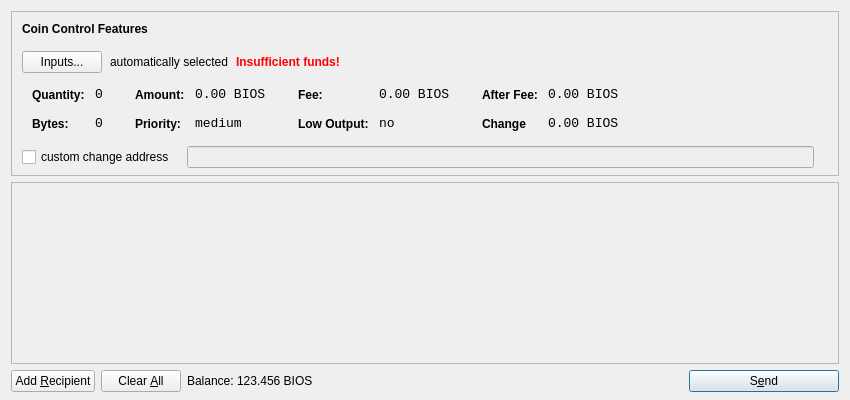
<?xml version="1.0" encoding="UTF-8"?>
<ui version="4.0">
 <class>SendCoinsDialog</class>
 <widget class="QDialog" name="SendCoinsDialog">
  <property name="geometry">
   <rect>
    <x>0</x>
    <y>0</y>
    <width>850</width>
    <height>400</height>
   </rect>
  </property>
  <property name="windowTitle">
   <string>Send Coins</string>
  </property>
  <layout class="QVBoxLayout" name="verticalLayout" stretch="0,1,0">
   <property name="bottomMargin">
    <number>8</number>
   </property>
   <item>
    <widget class="QFrame" name="frameCoinControl">
     <property name="sizePolicy">
      <sizepolicy hsizetype="Expanding" vsizetype="Expanding">
       <horstretch>0</horstretch>
       <verstretch>0</verstretch>
      </sizepolicy>
     </property>
     <property name="maximumSize">
      <size>
       <width>16777215</width>
       <height>16777215</height>
      </size>
     </property>
     <property name="frameShape">
      <enum>QFrame::StyledPanel</enum>
     </property>
     <property name="frameShadow">
      <enum>QFrame::Sunken</enum>
     </property>
     <layout class="QVBoxLayout" name="verticalLayoutCoinControl2">
      <property name="spacing">
       <number>6</number>
      </property>
      <property name="leftMargin">
       <number>0</number>
      </property>
      <property name="topMargin">
       <number>0</number>
      </property>
      <property name="rightMargin">
       <number>0</number>
      </property>
      <property name="bottomMargin">
       <number>6</number>
      </property>
      <item>
       <layout class="QVBoxLayout" name="verticalLayoutCoinControl" stretch="0,0,0,0,1">
        <property name="spacing">
         <number>0</number>
        </property>
        <property name="leftMargin">
         <number>10</number>
        </property>
        <property name="topMargin">
         <number>10</number>
        </property>
        <item>
         <layout class="QHBoxLayout" name="horizontalLayoutCoinControl1">
          <property name="bottomMargin">
           <number>15</number>
          </property>
          <item>
           <widget class="QLabel" name="labelCoinControlFeatures">
            <property name="sizePolicy">
             <sizepolicy hsizetype="Preferred" vsizetype="Maximum">
              <horstretch>0</horstretch>
              <verstretch>0</verstretch>
             </sizepolicy>
            </property>
            <property name="font">
             <font>
              <weight>75</weight>
              <bold>true</bold>
             </font>
            </property>
            <property name="styleSheet">
             <string notr="true">font-weight:bold;</string>
            </property>
            <property name="text">
             <string>Coin Control Features</string>
            </property>
           </widget>
          </item>
         </layout>
        </item>
        <item>
         <layout class="QHBoxLayout" name="horizontalLayoutCoinControl2" stretch="0,0,0,0">
          <property name="spacing">
           <number>8</number>
          </property>
          <property name="bottomMargin">
           <number>10</number>
          </property>
          <item>
           <widget class="QPushButton" name="pushButtonCoinControl">
            <property name="styleSheet">
             <string notr="true"/>
            </property>
            <property name="text">
             <string>Inputs...</string>
            </property>
           </widget>
          </item>
          <item>
           <widget class="QLabel" name="labelCoinControlAutomaticallySelected">
            <property name="text">
             <string>automatically selected</string>
            </property>
            <property name="margin">
             <number>5</number>
            </property>
           </widget>
          </item>
          <item>
           <widget class="QLabel" name="labelCoinControlInsuffFunds">
            <property name="font">
             <font>
              <weight>75</weight>
              <bold>true</bold>
             </font>
            </property>
            <property name="styleSheet">
             <string notr="true">color:red;font-weight:bold;</string>
            </property>
            <property name="text">
             <string>Insufficient funds!</string>
            </property>
            <property name="margin">
             <number>5</number>
            </property>
           </widget>
          </item>
          <item>
           <spacer name="horizontalSpacerCoinControl">
            <property name="orientation">
             <enum>Qt::Horizontal</enum>
            </property>
            <property name="sizeHint" stdset="0">
             <size>
              <width>40</width>
              <height>1</height>
             </size>
            </property>
           </spacer>
          </item>
         </layout>
        </item>
        <item>
         <widget class="QWidget" name="widgetCoinControl" native="true">
          <property name="sizePolicy">
           <sizepolicy hsizetype="Preferred" vsizetype="Preferred">
            <horstretch>0</horstretch>
            <verstretch>0</verstretch>
           </sizepolicy>
          </property>
          <property name="minimumSize">
           <size>
            <width>0</width>
            <height>0</height>
           </size>
          </property>
          <property name="styleSheet">
           <string notr="true"/>
          </property>
          <layout class="QHBoxLayout" name="horizontalLayoutCoinControl5">
           <property name="leftMargin">
            <number>0</number>
           </property>
           <property name="topMargin">
            <number>0</number>
           </property>
           <property name="rightMargin">
            <number>0</number>
           </property>
           <property name="bottomMargin">
            <number>0</number>
           </property>
           <item>
            <layout class="QHBoxLayout" name="horizontalLayoutCoinControl3" stretch="0,0,0,1">
             <property name="spacing">
              <number>20</number>
             </property>
             <property name="topMargin">
              <number>0</number>
             </property>
             <property name="bottomMargin">
              <number>10</number>
             </property>
             <item>
              <layout class="QFormLayout" name="formLayoutCoinControl1">
               <property name="horizontalSpacing">
                <number>10</number>
               </property>
               <property name="verticalSpacing">
                <number>14</number>
               </property>
               <property name="leftMargin">
                <number>10</number>
               </property>
               <property name="topMargin">
                <number>4</number>
               </property>
               <property name="rightMargin">
                <number>6</number>
               </property>
               <item row="0" column="0">
                <widget class="QLabel" name="labelCoinControlQuantityText">
                 <property name="styleSheet">
                  <string notr="true">font-weight:bold;</string>
                 </property>
                 <property name="text">
                  <string>Quantity:</string>
                 </property>
                 <property name="margin">
                  <number>0</number>
                 </property>
                </widget>
               </item>
               <item row="0" column="1">
                <widget class="QLabel" name="labelCoinControlQuantity">
                 <property name="font">
                  <font>
                   <family>Monospace</family>
                   <pointsize>10</pointsize>
                  </font>
                 </property>
                 <property name="cursor">
                  <cursorShape>IBeamCursor</cursorShape>
                 </property>
                 <property name="contextMenuPolicy">
                  <enum>Qt::ActionsContextMenu</enum>
                 </property>
                 <property name="text">
                  <string>0</string>
                 </property>
                 <property name="margin">
                  <number>0</number>
                 </property>
                 <property name="textInteractionFlags">
                  <set>Qt::LinksAccessibleByMouse|Qt::TextSelectableByKeyboard|Qt::TextSelectableByMouse</set>
                 </property>
                </widget>
               </item>
               <item row="1" column="0">
                <widget class="QLabel" name="labelCoinControlBytesText">
                 <property name="styleSheet">
                  <string notr="true">font-weight:bold;</string>
                 </property>
                 <property name="text">
                  <string>Bytes:</string>
                 </property>
                </widget>
               </item>
               <item row="1" column="1">
                <widget class="QLabel" name="labelCoinControlBytes">
                 <property name="font">
                  <font>
                   <family>Monospace</family>
                   <pointsize>10</pointsize>
                  </font>
                 </property>
                 <property name="cursor">
                  <cursorShape>IBeamCursor</cursorShape>
                 </property>
                 <property name="contextMenuPolicy">
                  <enum>Qt::ActionsContextMenu</enum>
                 </property>
                 <property name="text">
                  <string>0</string>
                 </property>
                 <property name="textInteractionFlags">
                  <set>Qt::LinksAccessibleByMouse|Qt::TextSelectableByKeyboard|Qt::TextSelectableByMouse</set>
                 </property>
                </widget>
               </item>
              </layout>
             </item>
             <item>
              <layout class="QFormLayout" name="formLayoutCoinControl2">
               <property name="horizontalSpacing">
                <number>10</number>
               </property>
               <property name="verticalSpacing">
                <number>14</number>
               </property>
               <property name="leftMargin">
                <number>6</number>
               </property>
               <property name="topMargin">
                <number>4</number>
               </property>
               <property name="rightMargin">
                <number>6</number>
               </property>
               <item row="0" column="0">
                <widget class="QLabel" name="labelCoinControlAmountText">
                 <property name="styleSheet">
                  <string notr="true">font-weight:bold;</string>
                 </property>
                 <property name="text">
                  <string>Amount:</string>
                 </property>
                 <property name="margin">
                  <number>0</number>
                 </property>
                </widget>
               </item>
               <item row="0" column="1">
                <widget class="QLabel" name="labelCoinControlAmount">
                 <property name="font">
                  <font>
                   <family>Monospace</family>
                   <pointsize>10</pointsize>
                  </font>
                 </property>
                 <property name="cursor">
                  <cursorShape>IBeamCursor</cursorShape>
                 </property>
                 <property name="contextMenuPolicy">
                  <enum>Qt::ActionsContextMenu</enum>
                 </property>
                 <property name="text">
                  <string notr="true">0.00 BIOS</string>
                 </property>
                 <property name="textInteractionFlags">
                  <set>Qt::LinksAccessibleByMouse|Qt::TextSelectableByKeyboard|Qt::TextSelectableByMouse</set>
                 </property>
                </widget>
               </item>
               <item row="1" column="0">
                <widget class="QLabel" name="labelCoinControlPriorityText">
                 <property name="styleSheet">
                  <string notr="true">font-weight:bold;</string>
                 </property>
                 <property name="text">
                  <string>Priority:</string>
                 </property>
                </widget>
               </item>
               <item row="1" column="1">
                <widget class="QLabel" name="labelCoinControlPriority">
                 <property name="font">
                  <font>
                   <family>Monospace</family>
                   <pointsize>10</pointsize>
                  </font>
                 </property>
                 <property name="cursor">
                  <cursorShape>IBeamCursor</cursorShape>
                 </property>
                 <property name="contextMenuPolicy">
                  <enum>Qt::ActionsContextMenu</enum>
                 </property>
                 <property name="text">
                  <string>medium</string>
                 </property>
                 <property name="textInteractionFlags">
                  <set>Qt::LinksAccessibleByMouse|Qt::TextSelectableByKeyboard|Qt::TextSelectableByMouse</set>
                 </property>
                </widget>
               </item>
              </layout>
             </item>
             <item>
              <layout class="QFormLayout" name="formLayoutCoinControl3">
               <property name="horizontalSpacing">
                <number>10</number>
               </property>
               <property name="verticalSpacing">
                <number>14</number>
               </property>
               <property name="leftMargin">
                <number>6</number>
               </property>
               <property name="topMargin">
                <number>4</number>
               </property>
               <property name="rightMargin">
                <number>6</number>
               </property>
               <item row="0" column="0">
                <widget class="QLabel" name="labelCoinControlFeeText">
                 <property name="styleSheet">
                  <string notr="true">font-weight:bold;</string>
                 </property>
                 <property name="text">
                  <string>Fee:</string>
                 </property>
                 <property name="margin">
                  <number>0</number>
                 </property>
                </widget>
               </item>
               <item row="0" column="1">
                <widget class="QLabel" name="labelCoinControlFee">
                 <property name="font">
                  <font>
                   <family>Monospace</family>
                   <pointsize>10</pointsize>
                  </font>
                 </property>
                 <property name="cursor">
                  <cursorShape>IBeamCursor</cursorShape>
                 </property>
                 <property name="contextMenuPolicy">
                  <enum>Qt::ActionsContextMenu</enum>
                 </property>
                 <property name="text">
                  <string notr="true">0.00 BIOS</string>
                 </property>
                 <property name="textInteractionFlags">
                  <set>Qt::LinksAccessibleByMouse|Qt::TextSelectableByKeyboard|Qt::TextSelectableByMouse</set>
                 </property>
                </widget>
               </item>
               <item row="1" column="0">
                <widget class="QLabel" name="labelCoinControlLowOutputText">
                 <property name="styleSheet">
                  <string notr="true">font-weight:bold;</string>
                 </property>
                 <property name="text">
                  <string>Low Output:</string>
                 </property>
                </widget>
               </item>
               <item row="1" column="1">
                <widget class="QLabel" name="labelCoinControlLowOutput">
                 <property name="font">
                  <font>
                   <family>Monospace</family>
                   <pointsize>10</pointsize>
                  </font>
                 </property>
                 <property name="cursor">
                  <cursorShape>IBeamCursor</cursorShape>
                 </property>
                 <property name="contextMenuPolicy">
                  <enum>Qt::ActionsContextMenu</enum>
                 </property>
                 <property name="text">
                  <string>no</string>
                 </property>
                 <property name="textInteractionFlags">
                  <set>Qt::LinksAccessibleByMouse|Qt::TextSelectableByKeyboard|Qt::TextSelectableByMouse</set>
                 </property>
                </widget>
               </item>
              </layout>
             </item>
             <item>
              <layout class="QFormLayout" name="formLayoutCoinControl4">
               <property name="horizontalSpacing">
                <number>10</number>
               </property>
               <property name="verticalSpacing">
                <number>14</number>
               </property>
               <property name="leftMargin">
                <number>6</number>
               </property>
               <property name="topMargin">
                <number>4</number>
               </property>
               <property name="rightMargin">
                <number>6</number>
               </property>
               <item row="0" column="0">
                <widget class="QLabel" name="labelCoinControlAfterFeeText">
                 <property name="styleSheet">
                  <string notr="true">font-weight:bold;</string>
                 </property>
                 <property name="text">
                  <string>After Fee:</string>
                 </property>
                 <property name="margin">
                  <number>0</number>
                 </property>
                </widget>
               </item>
               <item row="0" column="1">
                <widget class="QLabel" name="labelCoinControlAfterFee">
                 <property name="font">
                  <font>
                   <family>Monospace</family>
                   <pointsize>10</pointsize>
                  </font>
                 </property>
                 <property name="cursor">
                  <cursorShape>IBeamCursor</cursorShape>
                 </property>
                 <property name="contextMenuPolicy">
                  <enum>Qt::ActionsContextMenu</enum>
                 </property>
                 <property name="text">
                  <string notr="true">0.00 BIOS</string>
                 </property>
                 <property name="textInteractionFlags">
                  <set>Qt::LinksAccessibleByMouse|Qt::TextSelectableByKeyboard|Qt::TextSelectableByMouse</set>
                 </property>
                </widget>
               </item>
               <item row="1" column="0">
                <widget class="QLabel" name="labelCoinControlChangeText">
                 <property name="styleSheet">
                  <string notr="true">font-weight:bold;</string>
                 </property>
                 <property name="text">
                  <string>Change</string>
                 </property>
                </widget>
               </item>
               <item row="1" column="1">
                <widget class="QLabel" name="labelCoinControlChange">
                 <property name="font">
                  <font>
                   <family>Monospace</family>
                   <pointsize>10</pointsize>
                  </font>
                 </property>
                 <property name="cursor">
                  <cursorShape>IBeamCursor</cursorShape>
                 </property>
                 <property name="contextMenuPolicy">
                  <enum>Qt::ActionsContextMenu</enum>
                 </property>
                 <property name="text">
                  <string notr="true">0.00 BIOS</string>
                 </property>
                 <property name="textInteractionFlags">
                  <set>Qt::LinksAccessibleByMouse|Qt::TextSelectableByKeyboard|Qt::TextSelectableByMouse</set>
                 </property>
                </widget>
               </item>
              </layout>
             </item>
            </layout>
           </item>
          </layout>
         </widget>
        </item>
        <item>
         <layout class="QHBoxLayout" name="horizontalLayoutCoinControl4" stretch="0,0,0">
          <property name="spacing">
           <number>12</number>
          </property>
          <property name="sizeConstraint">
           <enum>QLayout::SetDefaultConstraint</enum>
          </property>
          <property name="topMargin">
           <number>5</number>
          </property>
          <property name="rightMargin">
           <number>5</number>
          </property>
          <item>
           <widget class="QCheckBox" name="checkBoxCoinControlChange">
            <property name="text">
             <string>custom change address</string>
            </property>
           </widget>
          </item>
          <item>
           <widget class="QLineEdit" name="lineEditCoinControlChange">
            <property name="enabled">
             <bool>false</bool>
            </property>
            <property name="sizePolicy">
             <sizepolicy hsizetype="Expanding" vsizetype="Fixed">
              <horstretch>0</horstretch>
              <verstretch>0</verstretch>
             </sizepolicy>
            </property>
           </widget>
          </item>
          <item>
           <widget class="QLabel" name="labelCoinControlChangeLabel">
            <property name="sizePolicy">
             <sizepolicy hsizetype="Preferred" vsizetype="Expanding">
              <horstretch>0</horstretch>
              <verstretch>0</verstretch>
             </sizepolicy>
            </property>
            <property name="minimumSize">
             <size>
              <width>0</width>
              <height>0</height>
             </size>
            </property>
            <property name="text">
             <string/>
            </property>
            <property name="margin">
             <number>3</number>
            </property>
           </widget>
          </item>
         </layout>
        </item>
        <item>
         <spacer name="verticalSpacerCoinControl">
          <property name="orientation">
           <enum>Qt::Vertical</enum>
          </property>
          <property name="sizeHint" stdset="0">
           <size>
            <width>800</width>
            <height>1</height>
           </size>
          </property>
         </spacer>
        </item>
       </layout>
      </item>
     </layout>
    </widget>
   </item>
   <item>
    <widget class="QScrollArea" name="scrollArea">
     <property name="widgetResizable">
      <bool>true</bool>
     </property>
     <widget class="QWidget" name="scrollAreaWidgetContents">
      <property name="geometry">
       <rect>
        <x>0</x>
        <y>0</y>
        <width>830</width>
        <height>145</height>
       </rect>
      </property>
      <layout class="QVBoxLayout" name="verticalLayout_2">
       <property name="leftMargin">
        <number>0</number>
       </property>
       <property name="topMargin">
        <number>0</number>
       </property>
       <property name="rightMargin">
        <number>0</number>
       </property>
       <property name="bottomMargin">
        <number>0</number>
       </property>
       <item>
        <layout class="QVBoxLayout" name="entries">
         <property name="spacing">
          <number>6</number>
         </property>
        </layout>
       </item>
       <item>
        <spacer name="verticalSpacer">
         <property name="orientation">
          <enum>Qt::Vertical</enum>
         </property>
         <property name="sizeHint" stdset="0">
          <size>
           <width>20</width>
           <height>40</height>
          </size>
         </property>
        </spacer>
       </item>
      </layout>
     </widget>
    </widget>
   </item>
   <item>
    <layout class="QHBoxLayout" name="horizontalLayout">
     <item>
      <widget class="QPushButton" name="addButton">
       <property name="toolTip">
        <string>Send to multiple recipients at once</string>
       </property>
       <property name="text">
        <string>Add &amp;Recipient</string>
       </property>
       <property name="autoDefault">
        <bool>false</bool>
       </property>
      </widget>
     </item>
     <item>
      <widget class="QPushButton" name="clearButton">
       <property name="sizePolicy">
        <sizepolicy hsizetype="Minimum" vsizetype="Fixed">
         <horstretch>0</horstretch>
         <verstretch>0</verstretch>
        </sizepolicy>
       </property>
       <property name="toolTip">
        <string>Remove all transaction fields</string>
       </property>
       <property name="text">
        <string>Clear &amp;All</string>
       </property>
       <property name="autoRepeatDelay">
        <number>300</number>
       </property>
       <property name="autoDefault">
        <bool>false</bool>
       </property>
      </widget>
     </item>
     <item>
      <layout class="QHBoxLayout" name="horizontalLayout_2">
       <property name="spacing">
        <number>3</number>
       </property>
       <item>
        <widget class="QLabel" name="label">
         <property name="sizePolicy">
          <sizepolicy hsizetype="Preferred" vsizetype="Fixed">
           <horstretch>0</horstretch>
           <verstretch>0</verstretch>
          </sizepolicy>
         </property>
         <property name="text">
          <string>Balance:</string>
         </property>
        </widget>
       </item>
       <item>
        <widget class="QLabel" name="labelBalance">
         <property name="sizePolicy">
          <sizepolicy hsizetype="Preferred" vsizetype="Fixed">
           <horstretch>0</horstretch>
           <verstretch>0</verstretch>
          </sizepolicy>
         </property>
         <property name="cursor">
          <cursorShape>IBeamCursor</cursorShape>
         </property>
         <property name="text">
          <string notr="true">123.456 BIOS</string>
         </property>
         <property name="textInteractionFlags">
          <set>Qt::LinksAccessibleByMouse|Qt::TextSelectableByKeyboard|Qt::TextSelectableByMouse</set>
         </property>
        </widget>
       </item>
      </layout>
     </item>
     <item>
      <spacer name="horizontalSpacer">
       <property name="orientation">
        <enum>Qt::Horizontal</enum>
       </property>
       <property name="sizeHint" stdset="0">
        <size>
         <width>40</width>
         <height>20</height>
        </size>
       </property>
      </spacer>
     </item>
     <item>
      <widget class="QPushButton" name="sendButton">
       <property name="minimumSize">
        <size>
         <width>150</width>
         <height>0</height>
        </size>
       </property>
       <property name="toolTip">
        <string>Confirm the send action</string>
       </property>
       <property name="text">
        <string>S&amp;end</string>
       </property>
       <property name="icon">
        <iconset resource="../bitcoin.qrc">
         <normaloff>:/icons/send</normaloff>:/icons/send</iconset>
       </property>
       <property name="default">
        <bool>true</bool>
       </property>
      </widget>
     </item>
    </layout>
   </item>
  </layout>
 </widget>
 <resources>
  <include location="../bitcoin.qrc"/>
 </resources>
 <connections/>
</ui>
